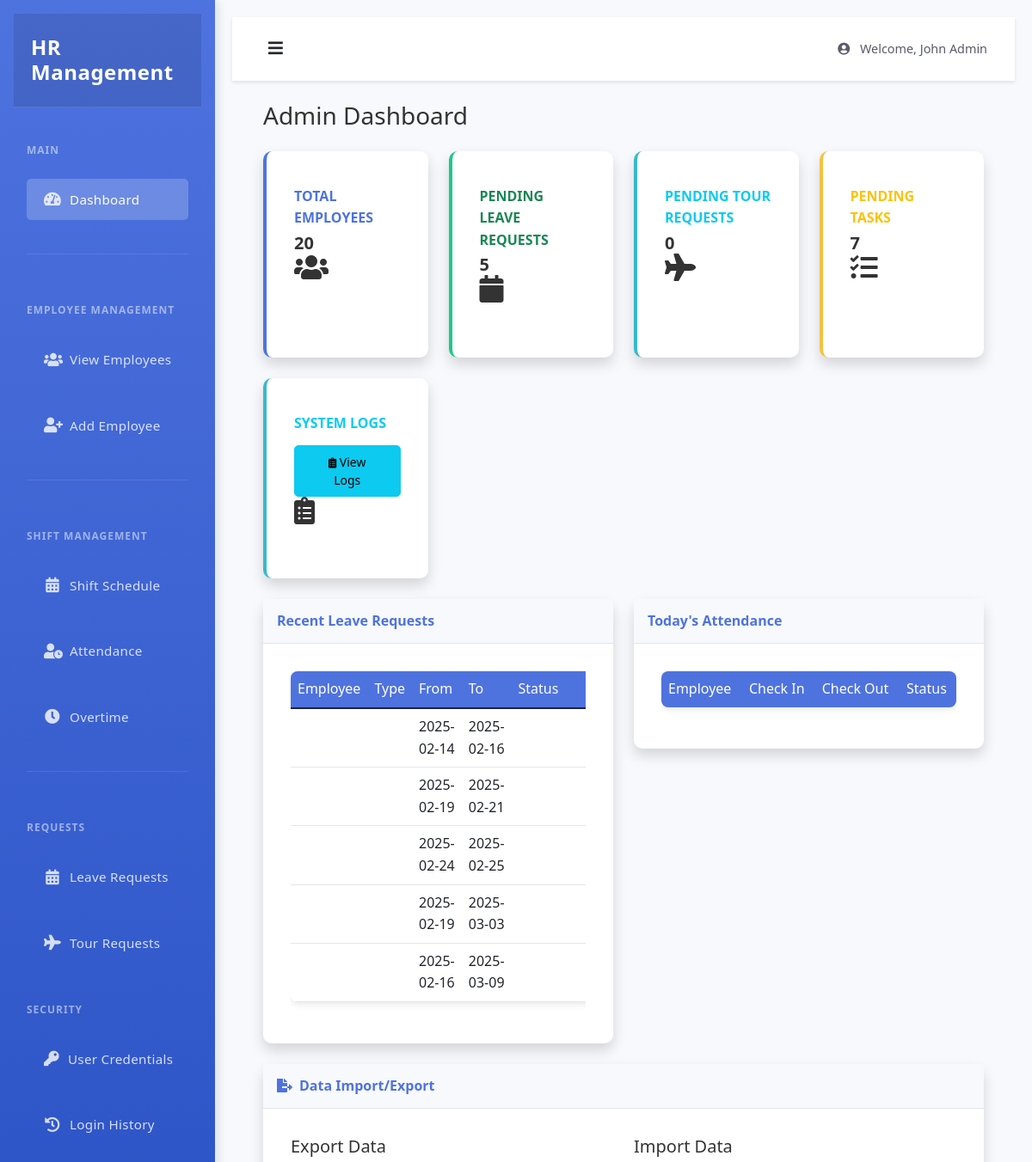
The app's page /admin/dashboard (signed in, upper part), older data.
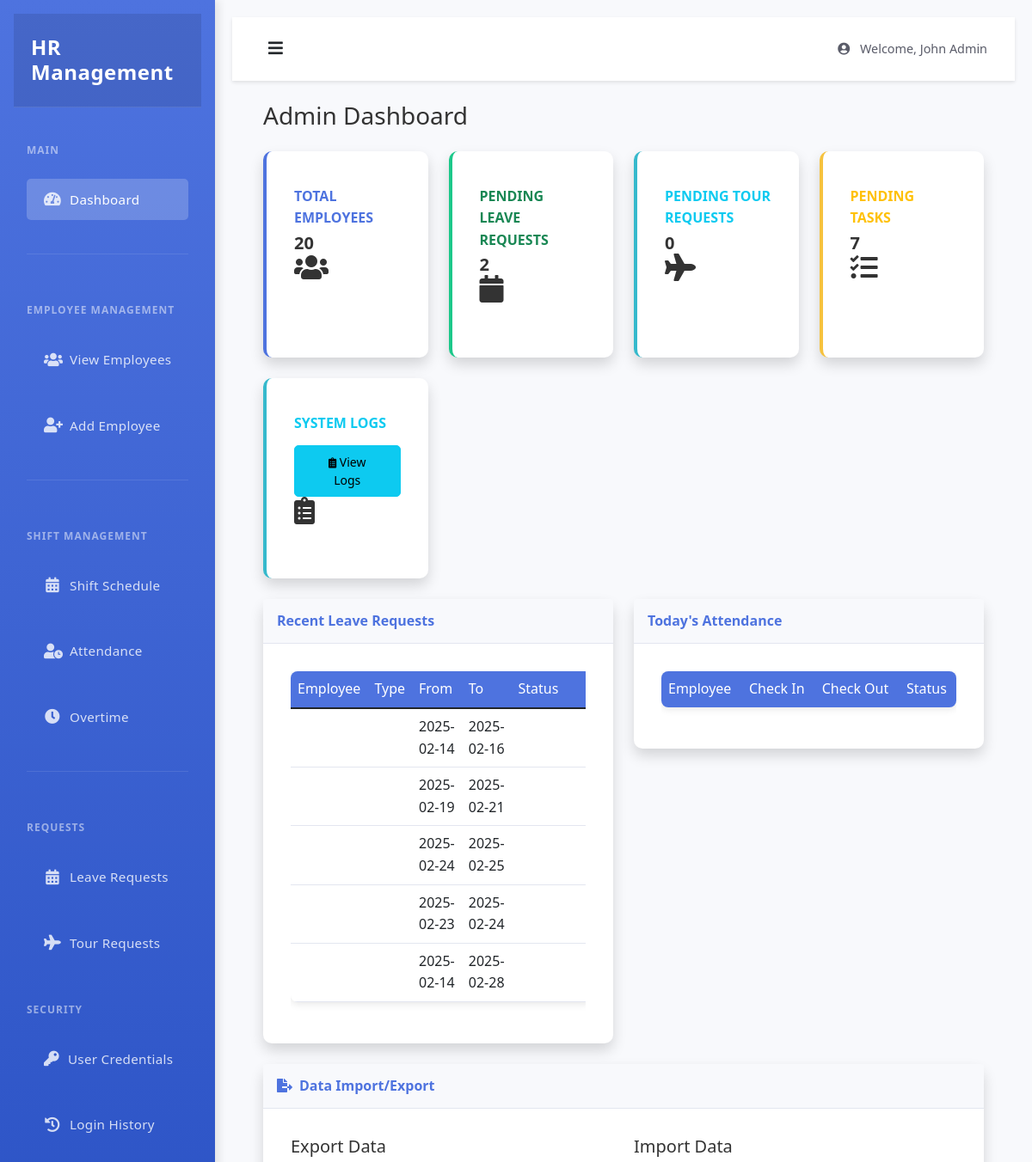
The same page, newer data.
### tables this page shows
CREATE TABLE leave_requests (
    id INTEGER PRIMARY KEY AUTOINCREMENT,
    user_id INTEGER NOT NULL,
    start_date TEXT NOT NULL,
    end_date TEXT NOT NULL,
    reason TEXT NOT NULL,
    status TEXT DEFAULT 'pending',
    created_at TIMESTAMP DEFAULT CURRENT_TIMESTAMP,
    updated_at TIMESTAMP DEFAULT CURRENT_TIMESTAMP,
    FOREIGN KEY (user_id) REFERENCES users (id)
);

### app.py (the view)
@app.route('/admin/dashboard')
@admin_required
def admin_dashboard():
    db = get_db()
    cursor = db.cursor()
    stats = {
        'total_employees': 0,
        'pending_leaves': 0,
        'pending_tours': 0,
        'pending_tasks': 0
    }
    try:
        cursor.execute('SELECT COUNT(*) as count FROM users WHERE role = ?', ('employee',))
        stats['total_employees'] = cursor.fetchone()['count']
        cursor.execute('SELECT COUNT(*) as count FROM leave_requests WHERE status = ?', ('pending',))
        stats['pending_leaves'] = cursor.fetchone()['count']
        cursor.execute('SELECT COUNT(*) as count FROM tasks WHERE status = ?', ('pending',))
        stats['pending_tasks'] = cursor.fetchone()['count']
        cursor.execute("SELECT name FROM sqlite_master WHERE type='table' AND name='tour_requests'")
        if cursor.fetchone():
            cursor.execute('SELECT COUNT(*) as count FROM tour_requests WHERE status = ?', ('pending',))
            stats['pending_tours'] = cursor.fetchone()['count']
    except sqlite3.Error as e:
        flash(f'Error fetching statistics: {str(e)}', 'error')
    cursor.execute('''
        SELECT lr.*, u.first_name, u.last_name
        FROM leave_requests lr
        JOIN users u ON lr.user_id = u.id
        ORDER BY lr.created_at DESC LIMIT 5
    ''')
    recent_leaves = cursor.fetchall()
    today = datetime.now().strftime('%Y-%m-%d')
    cursor.execute('''
        SELECT a.*, u.first_name, u.last_name
        FROM attendance a
        JOIN users u ON a.user_id = u.id
        WHERE date = ?
        ORDER BY check_in DESC
    ''', (today,))
    todays_attendance = cursor.fetchall()
    return render_template('admin/dashboard.html',
                         stats=stats,
                         recent_leaves=recent_leaves,
                         todays_attendance=todays_attendance)

### app.py (called while the page is built)
def get_db():
    if not hasattr(g, 'sqlite_db'):
        g.sqlite_db = sqlite3.connect(app.config['DATABASE'])
        g.sqlite_db.row_factory = sqlite3.Row
    return g.sqlite_db

def admin_required(f):
    @wraps(f)
    def decorated_function(*args, **kwargs):
        if 'is_admin' not in session or not session['is_admin']:
            flash('Admin access required')
            return redirect(url_for('login'))
        return f(*args, **kwargs)
    return decorated_function

### templates/admin/dashboard.html (shortened to what the changed rows need)
{% extends "admin/base.html" %}
{% block content %}
<div class="container-fluid">
    <h1 class="h3 mb-4">Admin Dashboard</h1>
    <div class="row">
        <div class="col-xl-3 col-md-6 mb-4">
            <div class="card border-left-success shadow h-100 py-2">
                <div class="card-body">
                    <div class="row no-gutters align-items-center">
                        <div class="col mr-2">
                            <div class="text-xs font-weight-bold text-success text-uppercase mb-1">
                                Pending Leave Requests</div>
                            <div class="h5 mb-0 font-weight-bold text-gray-800">{{ stats.pending_leaves }}</div>
                        </div>
                    </div>
                </div>
            </div>
        </div>
    </div>
    <div class="row">
        <div class="col-lg-6">
            <div class="card shadow mb-4">
                <div class="card-body">
                    <div class="table-responsive">
                        <table class="table">
                            <thead>
                                <tr>
                                    <th>Employee</th>
                                    <th>Type</th>
                                    <th>From</th>
                                    <th>To</th>
                                    <th>Status</th>
                                </tr>
                            </thead>
                            <tbody>
                                {% for leave in recent_leaves %}
                                <tr>
                                    <td>{{ leave.employee_name }}</td>
                                    <td>{{ leave.leave_type }}</td>
                                    <td>{{ leave.start_date }}</td>
                                    <td>{{ leave.end_date }}</td>
                                    <td>
                                        <span class="badge bg-{{ leave.status_color }}">
                                        </span>
                                    </td>
                                </tr>
                                {% endfor %}
                            </tbody>
                        </table>
                    </div>
                </div>
            </div>
        </div>
        <div class="col-lg-6">
            <div class="card shadow mb-4">
                <div class="card-body">
                    <div class="table-responsive">
                        <table class="table">
                            <thead>
                                <tr>
                                    <th>Employee</th>
                                    <th>Check In</th>
                                    <th>Check Out</th>
                                    <th>Status</th>
                                </tr>
                            </thead>
                        </table>
                    </div>
                </div>
            </div>
        </div>
    </div>
</div>
{% endblock %}

Row changes from the older to the newer data that the page shows:
removed leave_requests: start_date "2025-02-16", end_date "2025-03-09"
changed leave_requests (number 4 of 5 on the later page): start_date "2025-02-19" → "2025-02-23"; end_date "2025-03-03" → "2025-02-24"
added leave_requests: start_date "2025-02-14", end_date "2025-02-28"
Text that changed along with them:
{{ stats.pending_leaves }}: "5" → "2"
